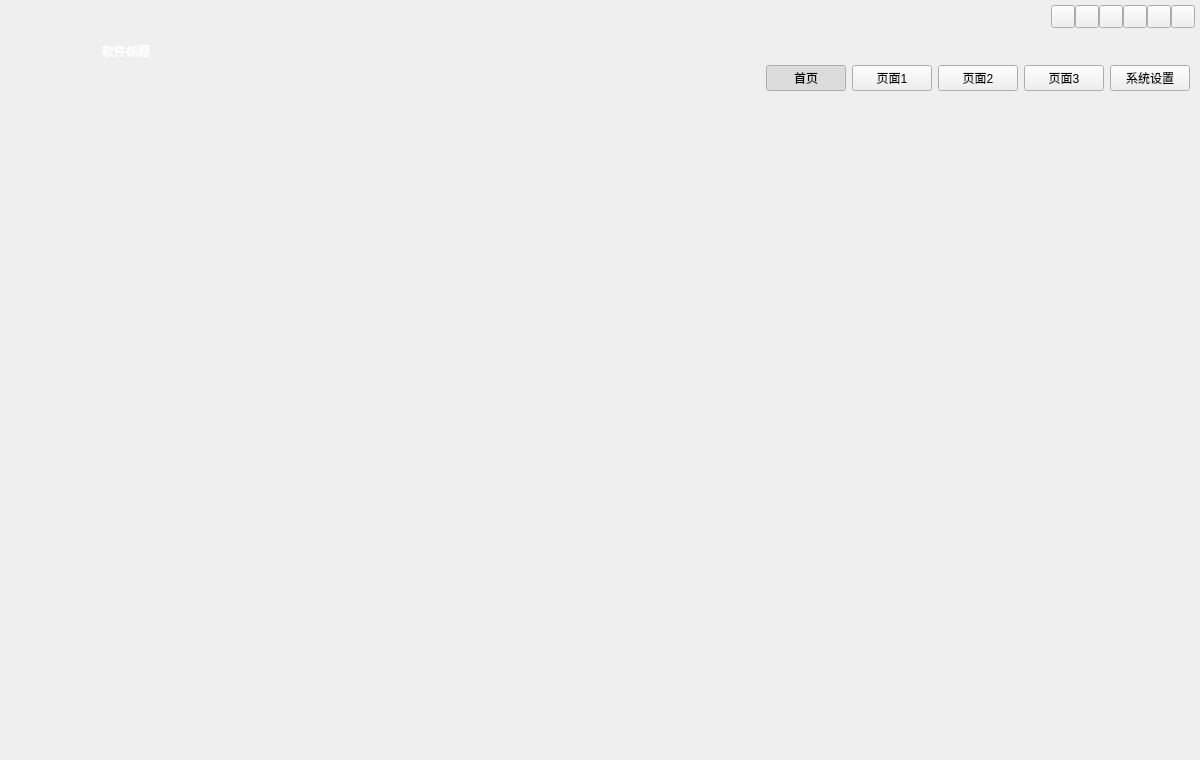
<?xml version="1.0" encoding="UTF-8"?>
<ui version="4.0">
 <class>FramelessWidget</class>
 <widget class="QWidget" name="FramelessWidget">
  <property name="geometry">
   <rect>
    <x>0</x>
    <y>0</y>
    <width>1200</width>
    <height>760</height>
   </rect>
  </property>
  <property name="sizePolicy">
   <sizepolicy hsizetype="Preferred" vsizetype="Fixed">
    <horstretch>0</horstretch>
    <verstretch>0</verstretch>
   </sizepolicy>
  </property>
  <property name="windowTitle">
   <string>FramelessWidget</string>
  </property>
  <property name="styleSheet">
   <string notr="true"/>
  </property>
  <layout class="QGridLayout" name="gridLayout">
   <property name="leftMargin">
    <number>5</number>
   </property>
   <property name="topMargin">
    <number>5</number>
   </property>
   <property name="rightMargin">
    <number>5</number>
   </property>
   <property name="bottomMargin">
    <number>5</number>
   </property>
   <property name="spacing">
    <number>0</number>
   </property>
   <item row="0" column="0">
    <widget class="QWidget" name="windowFrame" native="true">
     <property name="minimumSize">
      <size>
       <width>900</width>
       <height>600</height>
      </size>
     </property>
     <layout class="QVBoxLayout" name="verticalLayout">
      <property name="spacing">
       <number>0</number>
      </property>
      <property name="leftMargin">
       <number>0</number>
      </property>
      <property name="topMargin">
       <number>0</number>
      </property>
      <property name="rightMargin">
       <number>0</number>
      </property>
      <property name="bottomMargin">
       <number>0</number>
      </property>
      <item>
       <widget class="QWidget" name="windowTitlebar" native="true">
        <property name="sizePolicy">
         <sizepolicy hsizetype="Preferred" vsizetype="Fixed">
          <horstretch>0</horstretch>
          <verstretch>0</verstretch>
         </sizepolicy>
        </property>
        <property name="minimumSize">
         <size>
          <width>0</width>
          <height>100</height>
         </size>
        </property>
        <property name="maximumSize">
         <size>
          <width>16777215</width>
          <height>100</height>
         </size>
        </property>
        <property name="autoFillBackground">
         <bool>false</bool>
        </property>
        <layout class="QHBoxLayout" name="horizontalLayout_2" stretch="0,1,0">
         <property name="topMargin">
          <number>0</number>
         </property>
         <property name="rightMargin">
          <number>0</number>
         </property>
         <property name="bottomMargin">
          <number>9</number>
         </property>
         <item>
          <widget class="QLabel" name="labSysLogo">
           <property name="minimumSize">
            <size>
             <width>80</width>
             <height>48</height>
            </size>
           </property>
           <property name="maximumSize">
            <size>
             <width>80</width>
             <height>48</height>
            </size>
           </property>
           <property name="scaledContents">
            <bool>true</bool>
           </property>
           <property name="alignment">
            <set>Qt::AlignCenter</set>
           </property>
           <property name="wordWrap">
            <bool>true</bool>
           </property>
          </widget>
         </item>
         <item>
          <widget class="QLabel" name="labSysTitle">
           <property name="font">
            <font>
             <weight>75</weight>
             <bold>true</bold>
            </font>
           </property>
           <property name="styleSheet">
            <string notr="true">color:white;</string>
           </property>
           <property name="text">
            <string>软件标题</string>
           </property>
          </widget>
         </item>
         <item>
          <layout class="QVBoxLayout" name="verticalLayout_2">
           <item>
            <layout class="QHBoxLayout" name="horizontalLayout" stretch="0,0,0,0,0,0,0">
             <property name="spacing">
              <number>0</number>
             </property>
             <item>
              <spacer name="horizontalSpacer">
               <property name="orientation">
                <enum>Qt::Horizontal</enum>
               </property>
               <property name="sizeHint" stdset="0">
                <size>
                 <width>40</width>
                 <height>20</height>
                </size>
               </property>
              </spacer>
             </item>
             <item>
              <widget class="QToolButton" name="toolButton_full_exit">
               <property name="text">
                <string/>
               </property>
              </widget>
             </item>
             <item>
              <widget class="QToolButton" name="toolButton_full">
               <property name="text">
                <string/>
               </property>
              </widget>
             </item>
             <item>
              <widget class="QToolButton" name="toolButton_min">
               <property name="text">
                <string/>
               </property>
              </widget>
             </item>
             <item>
              <widget class="QToolButton" name="toolButton_restore">
               <property name="text">
                <string/>
               </property>
              </widget>
             </item>
             <item>
              <widget class="QToolButton" name="toolButton_max">
               <property name="text">
                <string/>
               </property>
              </widget>
             </item>
             <item>
              <widget class="QToolButton" name="toolButton_close">
               <property name="text">
                <string/>
               </property>
              </widget>
             </item>
            </layout>
           </item>
           <item>
            <spacer name="verticalSpacer">
             <property name="orientation">
              <enum>Qt::Vertical</enum>
             </property>
             <property name="sizeHint" stdset="0">
              <size>
               <width>20</width>
               <height>40</height>
              </size>
             </property>
            </spacer>
           </item>
           <item>
            <layout class="QHBoxLayout" name="horizontalLayout_3">
             <property name="rightMargin">
              <number>5</number>
             </property>
             <property name="bottomMargin">
              <number>5</number>
             </property>
             <item>
              <widget class="QPushButton" name="navBtn1">
               <property name="text">
                <string>首页</string>
               </property>
               <property name="icon">
                <iconset resource="../resource/resouce.qrc">
                 <normaloff>:/img/icon/home.png</normaloff>:/img/icon/home.png</iconset>
               </property>
               <property name="checkable">
                <bool>true</bool>
               </property>
               <property name="checked">
                <bool>true</bool>
               </property>
               <property name="autoExclusive">
                <bool>true</bool>
               </property>
              </widget>
             </item>
             <item>
              <widget class="QPushButton" name="navBtn2">
               <property name="text">
                <string>页面1</string>
               </property>
               <property name="icon">
                <iconset resource="../resource/resouce.qrc">
                 <normaloff>:/img/icon/folder_video.png</normaloff>:/img/icon/folder_video.png</iconset>
               </property>
               <property name="checkable">
                <bool>true</bool>
               </property>
               <property name="autoExclusive">
                <bool>true</bool>
               </property>
              </widget>
             </item>
             <item>
              <widget class="QPushButton" name="navBtn3">
               <property name="text">
                <string>页面2</string>
               </property>
               <property name="icon">
                <iconset resource="../resource/resouce.qrc">
                 <normaloff>:/img/icon/movie.png</normaloff>:/img/icon/movie.png</iconset>
               </property>
               <property name="checkable">
                <bool>true</bool>
               </property>
               <property name="autoExclusive">
                <bool>true</bool>
               </property>
              </widget>
             </item>
             <item>
              <widget class="QPushButton" name="navBtn4">
               <property name="text">
                <string>页面3</string>
               </property>
               <property name="icon">
                <iconset resource="../resource/resouce.qrc">
                 <normaloff>:/img/icon/my_computer.png</normaloff>:/img/icon/my_computer.png</iconset>
               </property>
               <property name="checkable">
                <bool>true</bool>
               </property>
               <property name="autoExclusive">
                <bool>true</bool>
               </property>
              </widget>
             </item>
             <item>
              <widget class="QPushButton" name="navBtn5">
               <property name="text">
                <string>系统设置</string>
               </property>
               <property name="icon">
                <iconset resource="../resource/resouce.qrc">
                 <normaloff>:/img/icon/settings.png</normaloff>:/img/icon/settings.png</iconset>
               </property>
               <property name="checkable">
                <bool>true</bool>
               </property>
               <property name="autoExclusive">
                <bool>true</bool>
               </property>
              </widget>
             </item>
            </layout>
           </item>
          </layout>
         </item>
        </layout>
       </widget>
      </item>
      <item>
       <widget class="QWidget" name="windowContent" native="true">
        <property name="font">
         <font>
          <pointsize>12</pointsize>
          <weight>75</weight>
          <bold>true</bold>
          <kerning>false</kerning>
         </font>
        </property>
       </widget>
      </item>
     </layout>
    </widget>
   </item>
  </layout>
 </widget>
 <layoutdefault spacing="6" margin="11"/>
 <resources>
  <include location="../resource/resouce.qrc"/>
  <include location="../resource/resouce.qrc"/>
 </resources>
 <connections/>
</ui>
